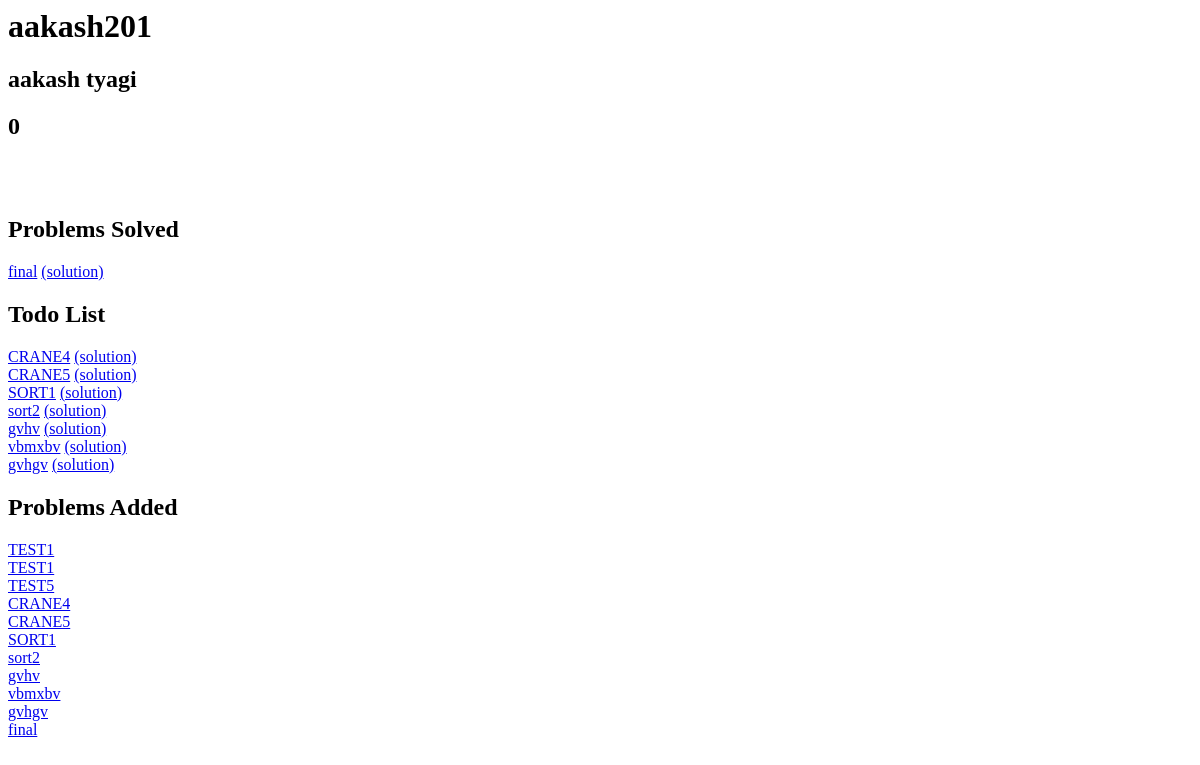
/judge/users/aakash201/, run on an earlier commit of the app's database.
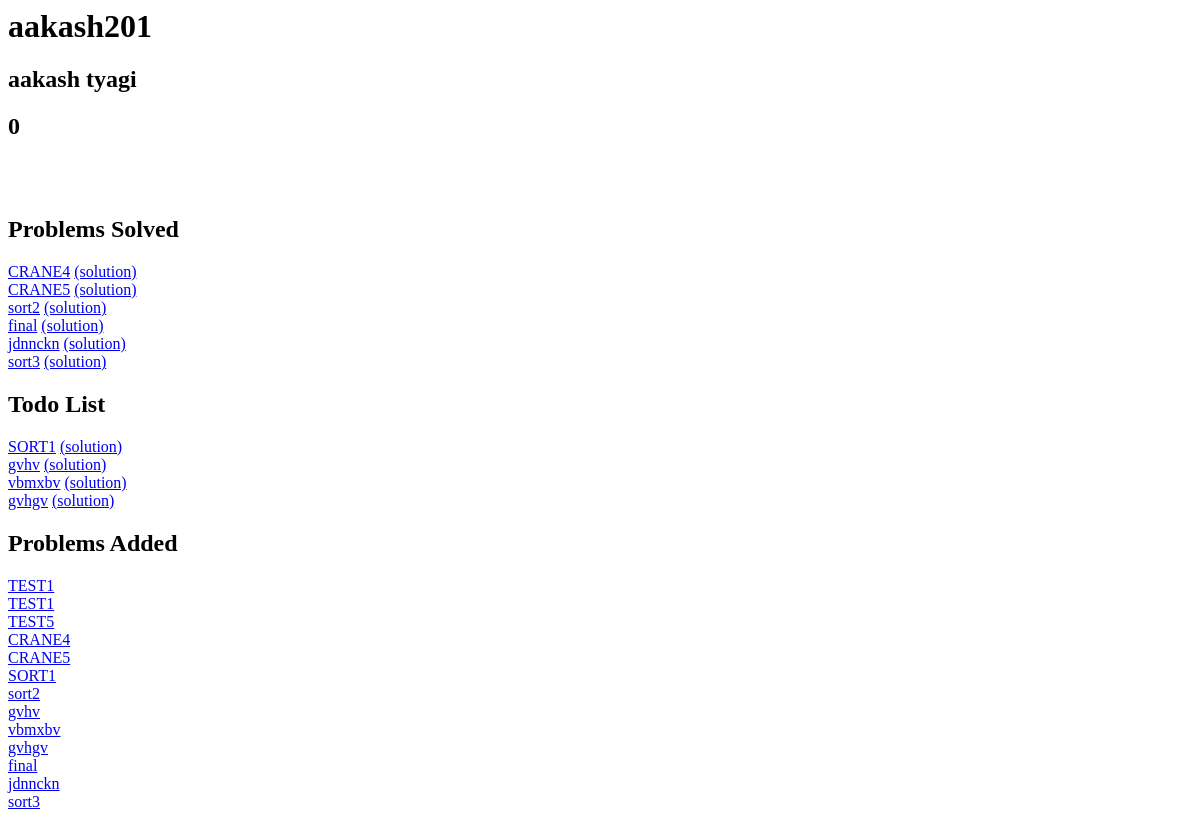
And on a later commit of the database.
### JudgeSystem/models.py (models this page shows, shortened)
class Solution(models.Model):
	code = models.CharField(max_length = 1000)
	problem = models.ForeignKey(Problem, related_name = 'SolutionOfProblem')
	penalty = models.IntegerField(default = 0)
	solved = models.BooleanField(default = 0)
	submission_time = models.DateTimeField()
	id  = models.IntegerField(primary_key = True)
	verdict = models.CharField(max_length = 100)

class Problem(models.Model):
	class Meta:
		unique_together = (("p_id", "contest"), )
	name = models.CharField(max_length = 100)
	p_id = models.CharField(max_length = 10)
	statement = models.CharField(max_length = 2000)
	setter = models.ForeignKey(JudgeUser, null = True, related_name = 'SetterOfProblem')
	contest = models.ForeignKey('Contest', null = True, related_name = 'ContestOfProblem')

### JudgeSystem/views.py (the view)
# urls.py: url(r'^users/(?P<username>([0-9]|[a-z]|[A-Z])+)/', views.userProfile, name = 'user_profile'),
def userProfile(request, username):
	try:
		U = JudgeUser.objects.get(username = username)
	except ObjectDoesNotExist:
		U = None
	if U is None:
		context = {
		}
		return render(request, 'pagenotfound.html', context)
	addList = Problem.objects.filter(setter = U).all()
	context = {
		"user" : U,
		"tryList" : U.solution_list.all(),
		"addList" : addList
	}
	return render(request, 'userprofile.html', context)

### JudgeSystem/templates/userprofile.html
<html>
<head>
	<body>
		<h1>{{user.username}}</h1>
		<h2>{{user.first_name}} {{user.last_name}}</h2>
		<h2>{{user.contrib_pts}}</h2>
		<br>
		<br>
		<h2>Problems Solved</h2>
		{%  for sol in tryList %}
		{% if sol.solved == True %}
		<a href = "{% url 'details' 'Practice' sol.problem.p_id %}">{{sol.problem.p_id}}</a>
		<a href = "{% url 'print_solution' sol.id %}">  (solution)  </a>
		<br>
		{% endif %}
		{% endfor %}
		<h2>Todo List</h2>
		{%  for sol in tryList %}
		{% if sol.solved == False %}
		<a href = "{% url 'details' 'Practice' sol.problem.p_id %}">{{sol.problem.p_id}}</a>
		<a href = "{% url 'print_solution' sol.id %}">  (solution)  </a>
		<br>
		{% endif %}
		{% endfor %}
		<h2>Problems Added</h2>
		{%  for prob in addList %}
		<a href = "{% url 'details' 'Practice' prob.p_id %}">{{prob.p_id}}</a>
		<br>
		{% endfor %}
	</body>
</head>
</html>

What changed in the data, as far as the page shows it:
changed Solution "CRANE4": moves from the list under "Todo List" to the list under "Problems Solved"
changed Solution "CRANE5": moves from the list under "Todo List" to the list under "Problems Solved"
changed Solution "sort2": moves from the list under "Todo List" to the list under "Problems Solved"
added Solution: problem.p_id "jdnnckn", shown under "Problems Solved"
added Solution: problem.p_id "sort3", shown under "Problems Solved"
added Problem: p_id "jdnnckn"
added Problem: p_id "sort3"
